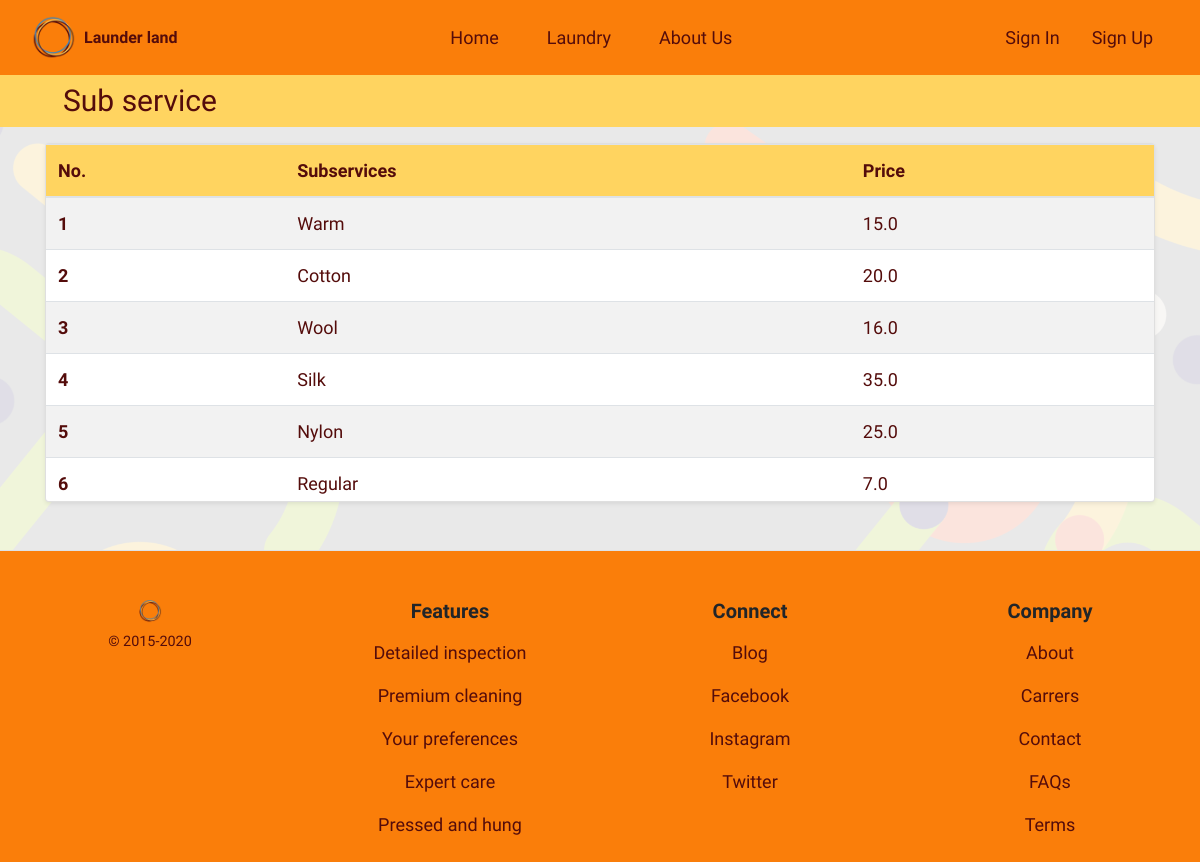
The app's page /staff/services/3/subservices/, older data.
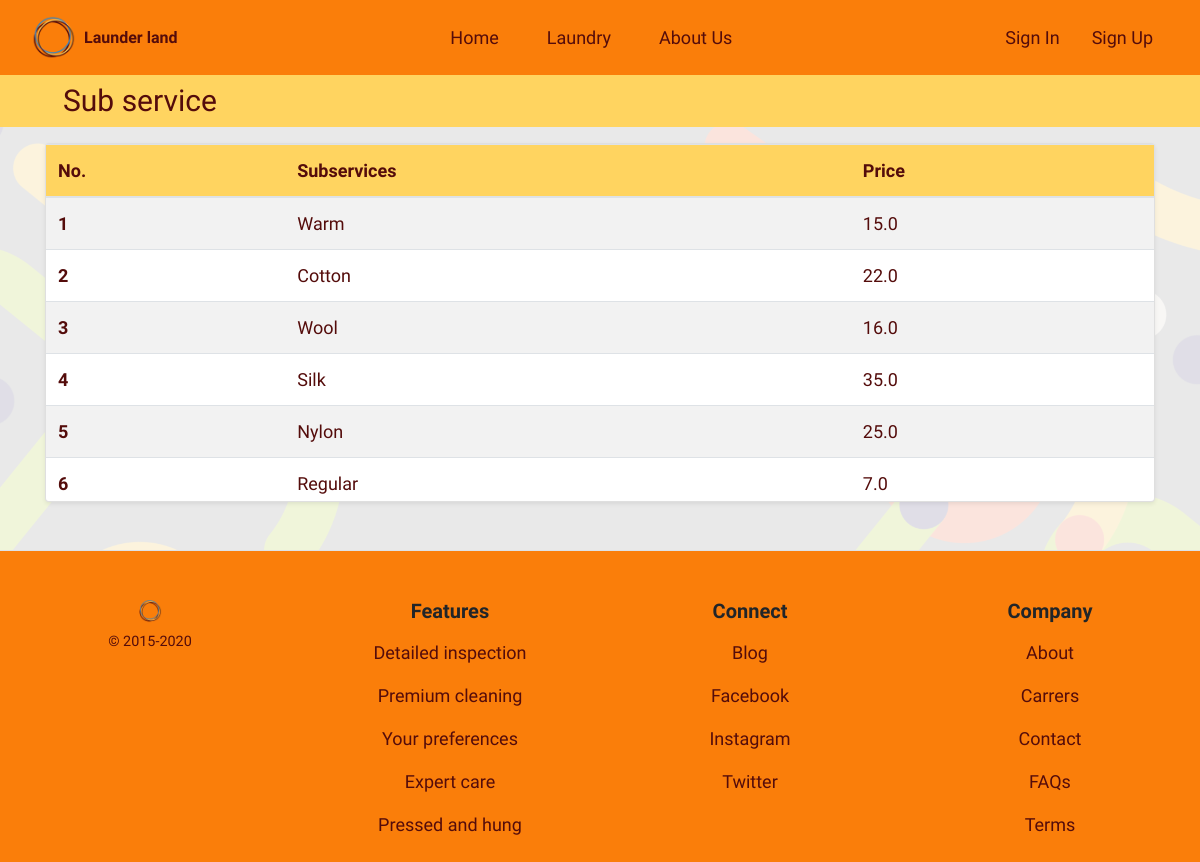
The same page, newer data.
### staffmodule/models.py (models this page shows, shortened)
class Subservice(models.Model):
    sub_service = models.CharField(max_length=35)
    price = models.FloatField(max_length=5)
    service = models.ForeignKey(Service, on_delete=CASCADE)

### staffmodule/views.py (the view, shortened to what this page needs)
def sub_service_view(request, id):
    sub_service = Subservice.objects.filter(service=id)
    form = SubServiceForm(request.POST or None)
    context = {'form': form, 'sub_service': sub_service}
    return render(request, 'staffmodule/sub_service.html', context=context)

### templates/staffmodule/sub_service.html (shortened to what this page needs)
{% extends 'base_layout.html' %}
{% load crispy_forms_tags %}
{% load static %}
{% block content %}
<body id="staff">
    <article class="bg_light_orange_2 container-fluid py-2">
        <section class="pr-md-auto pl-md-5 text-center text-md-left">
            <h3 class="brown mb-0 clamp_size_header">Sub service</h3>
        </section>
    </article>
    <article class="container my-2">
        <section class="card shadow-sm my-3 w-100">
            <div class="card-body p-0">
                <div class="table-responsive table-wrapper">
                    <table class="table table-striped table-hover mb-0 brown">
                        <thead class="bg_light_orange_2">
                            <tr>
                                <th scope="col">No.</th>
                                <th scope="col">Subservices</th>
                                <th scope="col">Price</th>
                            </tr>
                        </thead>
                        <tbody>
                            {% for data in sub_service %}
                            <tr>
                                {% if forloop %}
                                <th>{{forloop.counter}}</th>
                                {% endif %}
                                {% if user.user_type == 1 %}
                                <form id="edit_form{{ data.id }}" method="POST"
                                    action="{% url 'staffmodule:sub_service_edit' data.id %}">
                                    {% csrf_token %}
                                    <td>
                                        <input type="text" name="sub_service" class="form-control"
                                            value="{{ data.sub_service }}">
                                    </td>
                                    <td>
                                        <input type="text" name="price" class="form-control" value="{{ data.price }}">
                                    </td>
                                </form>
                                <td class="text-right">
                                    <input type="submit" form="edit_form{{ data.id }}" value="Save"
                                        class="btn btn-cust blue bold">
                                    <input type="button" name="submit" value="Delete" class="btn btn-cust red bold"
                                        data-toggle="modal" data-target="#del{{ data.id }}">
                                </td>
                                {% else %}
                                <td>{{ data.sub_service }}</td>
                                <td>{{ data.price }}</td>
                                {% endif %}
                            </tr>
                            {% endfor %}
                        </tbody>
                    </table>
                </div>
            </div>
        </section>
    </article>
</body>
{% endblock %}

Row changes from the older to the newer data that the page shows:
changed Subservice "Cotton": price "20.0" → "22.0"
